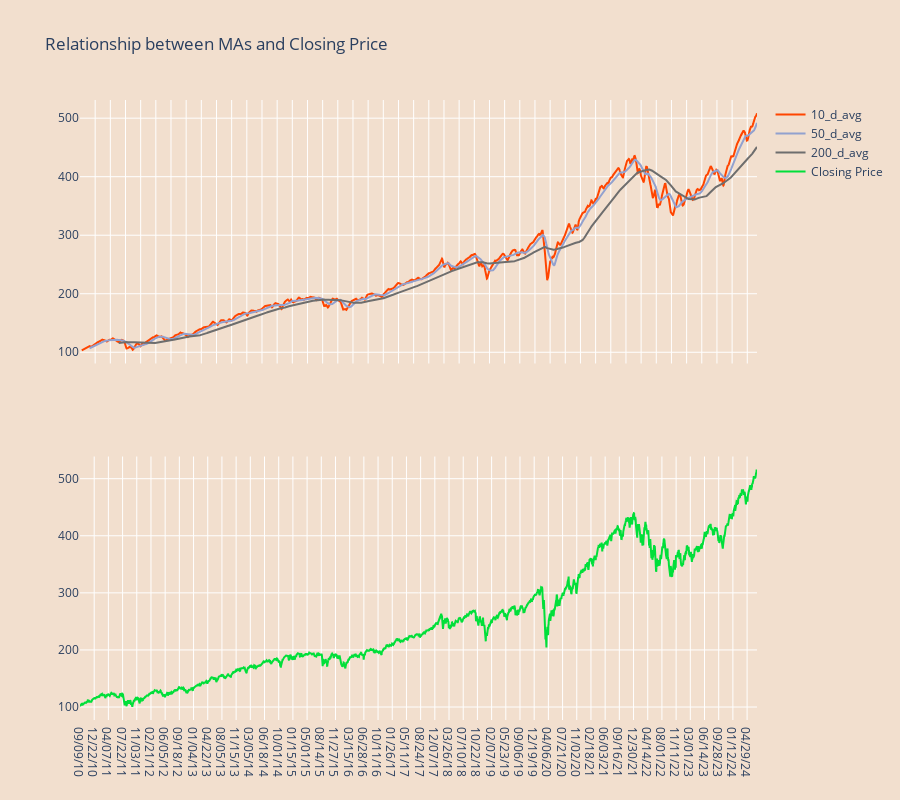

Write notebook code for a chart like this one.
### Code cell
import pandas as pd
import plotly.tools as tls
import plotly.graph_objs as go
from plotly.offline import iplot

# Calculate Moving Averages (10, 50, and 200)
df['10_d_avg'] = df['Close'].rolling(window=10).mean()
df['50_d_avg'] = df['Close'].rolling(window=50).mean()
df['200_d_avg'] = df['Close'].rolling(window=200).mean()

# Variables to insert into Plotly
ten_d = df['10_d_avg'].tolist()
fifty_d = df['50_d_avg'].tolist()
twoh_d = df['200_d_avg'].tolist()
close_p = df['Close'].tolist()
date = df['Date'].tolist()

# Create subplots
fig = tls.make_subplots(rows=2, cols=1, shared_xaxes=True)

colors = ['#ff4500', '#92a1cf', '#6E6E6E']
avgs = ['10_d_avg', '50_d_avg', '200_d_avg']

# Add moving average traces
for col, c in zip(avgs, colors):
    fig.add_trace(go.Scatter(x=date, y=df[col], mode='lines', name=col, line=dict(color=c)), row=1, col=1)

# Add closing price trace
fig.add_trace(go.Scatter(x=date, y=close_p, mode='lines', name='Closing Price', line=dict(color='#01DF3A')), row=2, col=1)

# Update layout
fig.update_layout(height=800, title='Relationship between MAs and Closing Price',
                  paper_bgcolor='#F2DFCE', plot_bgcolor='#F2DFCE')

# Show plot
iplot(fig, filename='pandas/mixed-type subplots')

### Figure 1 — Plotly figure (JSON) as saved in the notebook; plotly's stock layout.template omitted (floating-point values rounded to 4 significant figures; data arrays with more than 128 entries replaced by an {"elided": "..."} marker saying what was removed)
{"data": [{"line": {"color": "#ff4500"}, "mode": "lines", "name": "10_d_avg", "type": "scatter", "x": {"elided": "3483 str values"}, "xaxis": "x", "y": {"elided": "3483 float values"}, "yaxis": "y"}, {"line": {"color": "#92a1cf"}, "mode": "lines", "name": "50_d_avg", "type": "scatter", "x": {"elided": "3483 str values"}, "xaxis": "x", "y": {"elided": "3483 float values"}, "yaxis": "y"}, {"line": {"color": "#6E6E6E"}, "mode": "lines", "name": "200_d_avg", "type": "scatter", "x": {"elided": "3483 str values"}, "xaxis": "x", "y": {"elided": "3483 float values"}, "yaxis": "y"}, {"line": {"color": "#01DF3A"}, "mode": "lines", "name": "Closing Price", "type": "scatter", "x": {"elided": "3483 str values"}, "xaxis": "x2", "y": {"elided": "3483 float values"}, "yaxis": "y2"}], "layout": {"height": 800, "paper_bgcolor": "#F2DFCE", "plot_bgcolor": "#F2DFCE", "title": {"text": "Relationship between MAs and Closing Price"}, "xaxis": {"anchor": "y", "domain": [0, 1], "matches": "x2", "showticklabels": false}, "xaxis2": {"anchor": "y2", "domain": [0, 1]}, "yaxis": {"anchor": "x", "domain": [0.575, 1]}, "yaxis2": {"anchor": "x2", "domain": [0, 0.425]}}}
